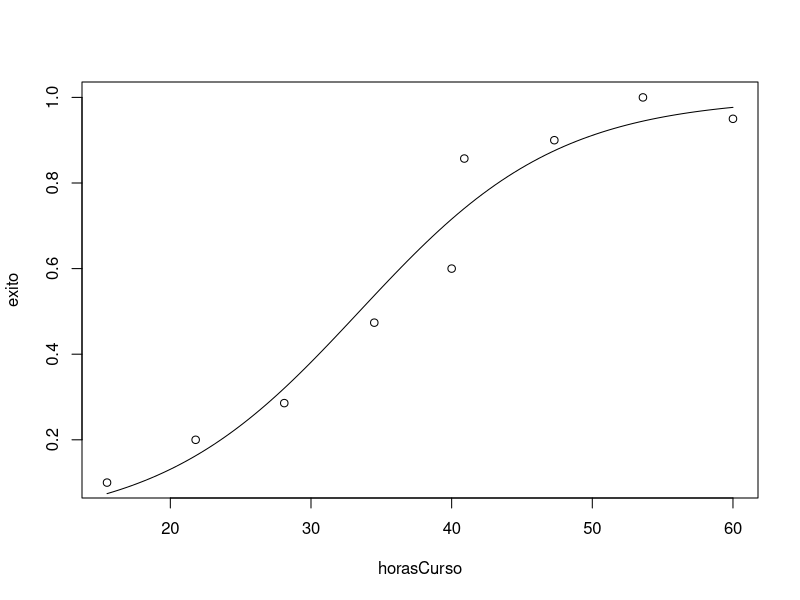
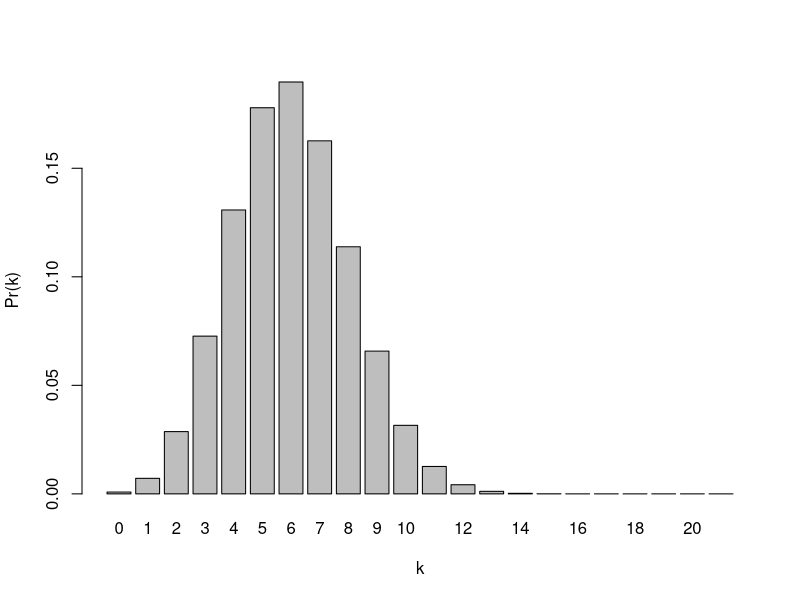

These figures' R source, in order:
curso <- read.csv("CursoPiloto.csv", header=T)
reprobados <- curso$Grupo-curso$Aprobados
aprobados <- curso$Aprobados
horasCurso <- curso$Horas
exito <- aprobados/(aprobados+reprobados)
fit <- glm(cbind(aprobados,reprobados) ~ horasCurso, family=binomial)
summary(fit)

plot(horasCurso, exito)
ff <- function(x) predict(fit, newdata=data.frame(horasCurso=x), type="response")
curve(ff, add=T)
 
# binomiales

# Creador de funciones de probabilidades binomiales 
creaFBinom <- function(n,p) function(k) dbinom(k, n, p) 
# Para el caso del ejemplo:
n <- 21
p <- 6/21 # probabilidad
ffb <- creaFBinom(n, p)
# ffb(k) sería la función binomial para una k dada
# .. para el caso de todas las k de nuestro interés:
k <- 0:n # Esto es: 0,1,..,21
barplot(ffb(k), names.arg=k, xlab="k", ylab="Pr(k)") 



